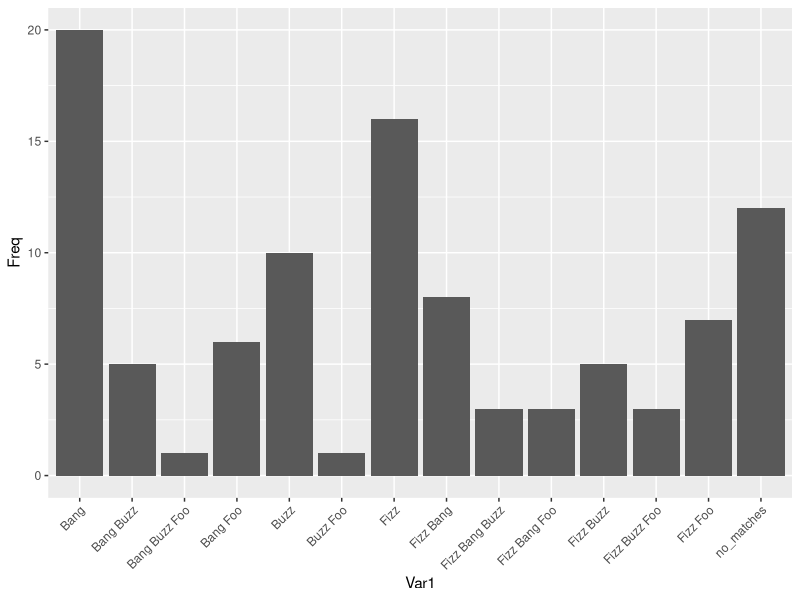

The R source for this figure:
create_data = function(df, n){
  for (i in n) {
    # find modulus of number for the given vector
    df = within(df, assign(paste0('V', i), df[, 1]%%i == 0))
    # find string contains the given number
    df = within(df, assign(paste0('Vg', i), grepl(i, df[, 1])))
  }
  return(df)
}

or_and_expr = function(n){
  my_expr = paste('(', 
                  paste(unlist( lapply(n, function(x) { 
                    paste('(df$V', x, ' | ', 'df$Vg', x, ')', sep  = '')
                  })),
                  collapse=" & " ),
                  ')', 
                  sep = '')
  return(my_expr)
}

myfun = function(df, n, replace){
  res_na = which(is.na(df$res))
  my_expr = or_and_expr(n = n)
  print(my_expr)
  x = which(eval(parse(text=my_expr)))
  x = intersect(res_na, x)
  df$res[x] = replace
  return(df)
}

myfun2 = function(df, yes, no, replace) {
  res_na = which(is.na(df$res))
  yes_expr = or_and_expr(n = yes)
  no_expr = paste('!', or_and_expr(n = no), sep = '')
  yes_no_expr = paste(yes_expr, no_expr, sep = " & ")
  print(yes_expr)
  print(no_expr)
  print(yes_no_expr)
  x = which(eval(parse(text=yes_no_expr)))
  x = intersect(res_na, x)
  df$res[x] = replace
  return(df)
}

# data setup
df1 = data.frame(vec = 1:100)
df1 = create_data(df=df1, n=c(3,4,5,7))

# replacement
#---------------------------------
# 1. no matches
#---------------------------------
res = which(rowSums(df1[, -1]) == 0)
df1$res = NA
df1$res[res] = res
#---------------------------------
# 4.
#---------------------------------
# (multiple of 3 or string 3) and (multiple of 4 or string 4) and (multiple of 5 or string 5)
df1 = myfun(df = df1, n = c(3,4,5,7), replace = 'Fizz Bang Buzz Foo')
#---------------------------------
# 3. 
#---------------------------------
df1 = myfun2(df = df1, yes = c(3,4,5), no = c(7), replace = 'Fizz Bang Buzz')
df1 = myfun2(df = df1, yes = c(3,4,7), no = c(5), replace = 'Fizz Bang Foo')
df1 = myfun2(df = df1, yes = c(4,5,7), no = c(3), replace = 'Bang Buzz Foo')
df1 = myfun2(df = df1, yes = c(3,5,7), no = c(4), replace = 'Fizz Buzz Foo')

#---------------------------------
# 2. 
#---------------------------------
# (multiple of 3 or string 3) and (multiple of 5 or string 5)
df1 = myfun2(df = df1, yes = c(3,5), no = c(4,7), replace = 'Fizz Buzz')
df1 = myfun2(df = df1, yes = c(3,4), no = c(5,7), replace = 'Fizz Bang')
df1 = myfun2(df = df1, yes = c(3,7), no = c(4,5), replace = 'Fizz Foo')
df1 = myfun2(df = df1, yes = c(4,5), no = c(3,7), replace = 'Bang Buzz')
df1 = myfun2(df = df1, yes = c(4,7), no = c(3,5), replace = 'Bang Foo')
df1 = myfun2(df = df1, yes = c(5,7), no = c(3,4), replace = 'Buzz Foo')


#---------------------------------
# 1.
#---------------------------------
df1 = myfun2(df = df1, yes = c(3), no = c(4,5,7), replace = 'Fizz')
df1 = myfun2(df = df1, yes = c(5), no = c(3,4,7), replace = 'Buzz')
df1 = myfun2(df = df1, yes = c(4), no = c(3,5,7), replace = 'Bang')
df1 = myfun2(df = df1, yes = c(7), no = c(3,4,5), replace = 'Bang')

#---------------------------------
# check any missing values in df1$res
stopifnot(!any(is.na(df1$res)))
#---------------------------------
View(df1)

# Bar chart
# data setup
df2 = as.data.frame(table(df1$res[!grepl('[[:digit:]]', df1$res)]))
df2 = rbind.data.frame(df2, 
                       data.frame(Var1 = 'no_matches', Freq = sum(grepl('[[:digit:]]', df1$res)))
)
# plot
library(ggplot2)
ggplot(data = df2, aes(x = Var1, y = Freq)) + 
  geom_bar(stat = 'identity') +
  theme(axis.text.x = element_text(angle = 45, vjust = 1, hjust=1))

